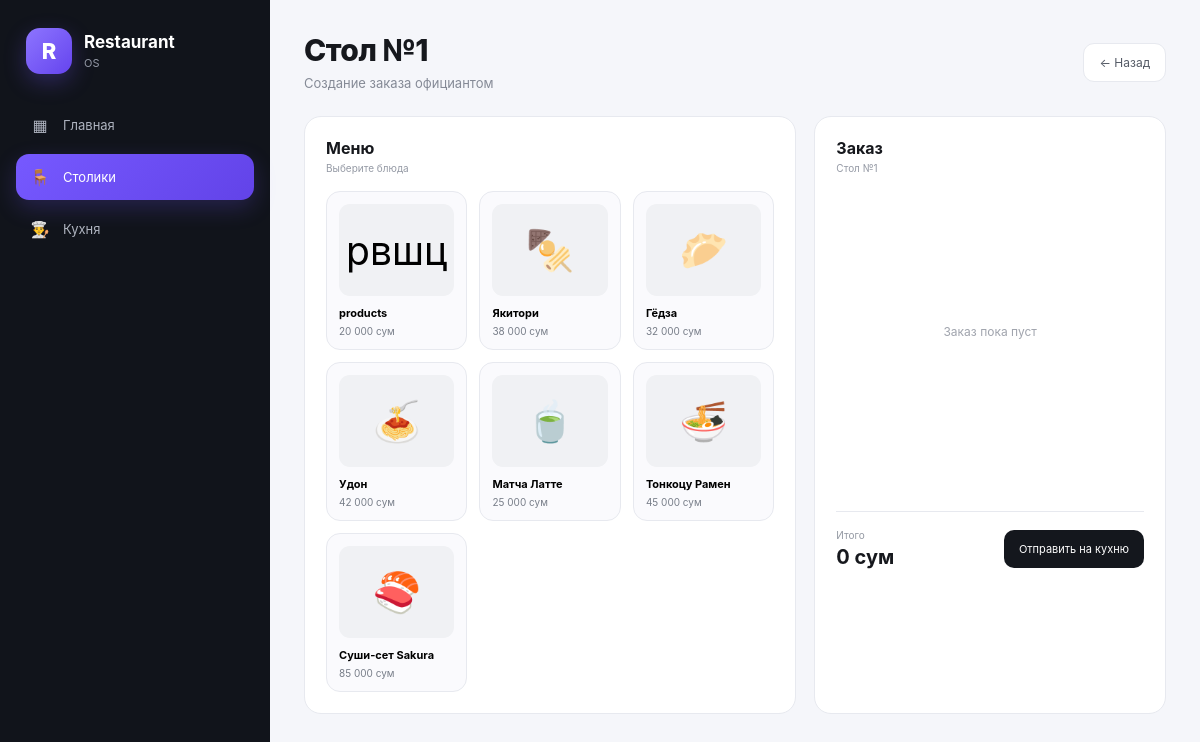
The page /table/1 on the database its author committed.
### tables this page shows
CREATE TABLE menu_items (
            id INTEGER PRIMARY KEY AUTOINCREMENT,
            name TEXT NOT NULL,
            category TEXT NOT NULL,
            description TEXT,
            price INTEGER NOT NULL,
            emoji TEXT DEFAULT '🍽️',
            available INTEGER NOT NULL DEFAULT 1,
            created_at TEXT NOT NULL
        );

### app.py (the view)
@app.route("/table/<int:table_id>")
def table_order(table_id):
    menu = get_all_menu(include_unavailable=False)
    return render_template(
        "table_order.html",
        table_id=table_id,
        menu=menu
    )

### app.py (called while the page is built)
def get_db():
    connection = sqlite3.connect(DATABASE)
    connection.row_factory = sqlite3.Row
    return connection

def get_all_menu(include_unavailable=True):
    connection = get_db()
    if include_unavailable:
        items = connection.execute("""
            SELECT *
            FROM menu_items
            ORDER BY category, name
        """).fetchall()
    else:
        items = connection.execute("""
            SELECT *
            FROM menu_items
            WHERE available = 1
            ORDER BY category, name
        """).fetchall()
    connection.close()
    return items

### templates/table_order.html (shortened to what this page needs)
<!DOCTYPE html>
<html lang="ru">
<head>
    <link rel="stylesheet"
          href="{{ url_for('static', filename='style.css') }}">
</head>
<body>
<div class="app">
    <aside class="sidebar">
        <div class="logo">
            <div class="logo-icon">
                R
            </div>
            <div>
                <h2>Restaurant</h2>
                <span>OS</span>
            </div>
        </div>
        <nav class="menu">
            <a href="/"
               class="menu-item">
                <span>▦</span>
                Главная
            </a>
            <a href="/tables"
               class="menu-item active">
                <span>🪑</span>
                Столики
            </a>
            <a href="/kitchen"
               class="menu-item">
                <span>👨‍🍳</span>
                Кухня
            </a>
        </nav>
    </aside>
    <main class="main">
        <div class="topbar">
            <div>
                <h1>
                    Стол №{{ table_id }}
                </h1>
                <p>
                    Создание заказа официантом
                </p>
            </div>
            <a href="/tables"
               class="back-btn">
                ← Назад
            </a>
        </div>
        <div class="order-page">
            <section class="menu-panel">
                <div class="panel-header">
                    <div>
                        <h2>
                            Меню
                        </h2>
                        <p>
                            Выберите блюда
                        </p>
                    </div>
                </div>
                <div class="food-grid">
                    {% for item in menu %}
                    <button
                        class="food-card"
                        onclick="addItem(
                            {{ item.id }},
                            '{{ item.name }}',
                            {{ item.price }}
                        )">
                        <div class="food-image">
                            {{ item.emoji }}
                        </div>
                        <strong>
                            {{ item.name }}
                        </strong>
                        <span>
                            {{
                                "{:,}".format(
                                    item.price
                                ).replace(",", " ")
                            }}
                            сум
                        </span>
                    </button>
                    {% endfor %}
                </div>
            </section>
            <section class="current-order">
                <div class="panel-header">
                    <div>
                        <h2>
                            Заказ
                        </h2>
                        <p>
                            Стол №{{ table_id }}
                        </p>
                    </div>
                </div>
                <div id="orderItems"
                     class="order-items">
                    <div class="empty-order">
                        Заказ пока пуст
                    </div>
                </div>
                <div class="order-total">
                    <div>
                        <span>
                            Итого
                        </span>
                        <strong id="total">
                            0 сум
                        </strong>
                    </div>
                    <button
                        class="pay-button"
                        onclick="sendOrder()">
                        Отправить на кухню
                    </button>
                </div>
            </section>
        </div>
    </main>
</div>
</body>
</html>

### static/style.css (style rules this page uses)
* { box-sizing: border-box; margin: 0; padding: 0; }
:root { --bg: #f5f6fa; --card: #ffffff; --text: #16181d; --muted: #858a96; --border: #e7e9ef; --sidebar: #11141b; --sidebar-hover: #222733; --accent: #7357ff; --accent-light: #f0ecff; --green: #159e66; --green-light: #e9f8f0; --red: #d9535f; --red-light: #fff0f2; --orange: #c98922; --orange-light: #fff7e7; }
html, body { min-height: 100%; }
body { font-family: Inter, Arial, Helvetica, sans-serif; background: var(--bg); color: var(--text); }
a { color: inherit; text-decoration: none; }
button, input, select, textarea { font: inherit; }
button { cursor: pointer; }
.app { min-height: 100vh; display: flex; }
.sidebar { position: fixed; top: 0; left: 0; width: 270px; height: 100vh; background: var(--sidebar); color: #fff; padding: 22px 16px; display: flex; flex-direction: column; z-index: 50; }
.logo { display: flex; align-items: center; gap: 12px; padding: 6px 10px 28px; }
.logo-icon { width: 46px; height: 46px; border-radius: 14px; background: linear-gradient( 135deg, #8d75ff, #6544ee ); color: white; display: flex; align-items: center; justify-content: center; font-size: 22px; font-weight: 800; box-shadow: 0 8px 22px rgba(115, 87, 255, .28); }
.logo h2 { font-size: 17px; line-height: 1.2; }
.logo span { display: block; margin-top: 3px; color: #9499a6; font-size: 11px; }
.menu { display: flex; flex-direction: column; gap: 6px; }
.menu-item { min-height: 46px; padding: 0 14px; border-radius: 13px; display: flex; align-items: center; gap: 13px; color: #aeb3bf; font-size: 13px; transition: background .2s, color .2s, transform .2s; }
.menu-item span { width: 20px; min-width: 20px; text-align: center; font-size: 16px; }
.menu-item.active { background: linear-gradient( 135deg, #7659ff, #6243e8 ); color: #fff; box-shadow: 0 8px 22px rgba(115, 87, 255, .22); }
.main { width: calc(100% - 270px); margin-left: 270px; min-height: 100vh; padding: 34px; }
.topbar { display: flex; align-items: center; justify-content: space-between; gap: 20px; margin-bottom: 25px; }
.topbar h1 { font-size: 30px; line-height: 1.1; font-weight: 800; letter-spacing: -.5px; }
.topbar p { margin-top: 8px; color: var(--muted); font-size: 13px; }
.back-btn { display: inline-flex; align-items: center; padding: 11px 15px; border-radius: 11px; border: 1px solid var(--border); background: white; color: #555b66; font-size: 12px; }
.panel-header { display: flex; align-items: center; justify-content: space-between; gap: 15px; margin-bottom: 17px; }
.panel-header h2 { font-size: 16px; font-weight: 750; }
.panel-header p { margin-top: 4px; color: #959aa5; font-size: 10px; }
.order-page { display: grid; grid-template-columns: 1.4fr 1fr; gap: 18px; }
.menu-panel, .current-order { background: white; border: 1px solid var(--border); border-radius: 17px; padding: 21px; }
.food-grid { display: grid; grid-template-columns: repeat(3, 1fr); gap: 12px; }
.food-card { background: #fafafd; border: 1px solid var(--border); border-radius: 14px; padding: 12px; text-align: left; transition: .2s; }
.food-image { width: 100%; height: 92px; border-radius: 11px; background: #f0f1f4; display: flex; align-items: center; justify-content: center; font-size: 39px; margin-bottom: 10px; }
.food-card strong { display: block; font-size: 11px; }
.food-card span { display: block; margin-top: 5px; color: #777d88; font-size: 10px; }
.order-items { min-height: 320px; }
.empty-order { min-height: 280px; display: flex; align-items: center; justify-content: center; color: #a0a4ad; font-size: 12px; }
.order-total { border-top: 1px solid var(--border); padding-top: 17px; display: flex; justify-content: space-between; align-items: center; }
.order-total span { display: block; color: #9398a2; font-size: 10px; }
.order-total strong { display: block; margin-top: 4px; font-size: 20px; }
.pay-button { border: none; background: #14171d; color: white; padding: 12px 15px; border-radius: 10px; font-size: 11px; }

### rows shown on the page
menu_items: emoji "рвшц", name "products", price "20 000"
menu_items: emoji "🍢", name "Якитори", price "38 000"
menu_items: emoji "🥟", name "Гёдза", price "32 000"
menu_items: emoji "🍝", name "Удон", price "42 000"
menu_items: emoji "🍵", name "Матча Латте", price "25 000"
menu_items: emoji "🍜", name "Тонкоцу Рамен", price "45 000"
menu_items: emoji "🍣", name "Суши-сет Sakura", price "85 000"

### other values the page prints
{{ table_id }} "1"
